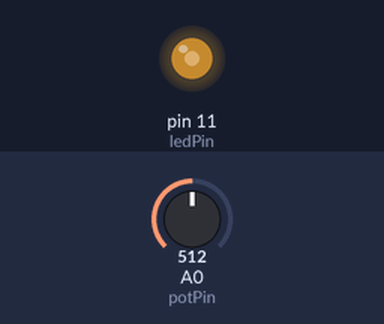
The sketch below on a simulated Arduino Uno, built with avr-gcc and run on an emulated ATmega328P. Parts: output pins drawn as LEDs (lit = HIGH). Inputs (shaded band) come from the test bench; at power-on: A0 (potPin) = 512.

Above: at 1.2 s.
1.3 s: A0 (potPin) set to 716
At 2.4 s:
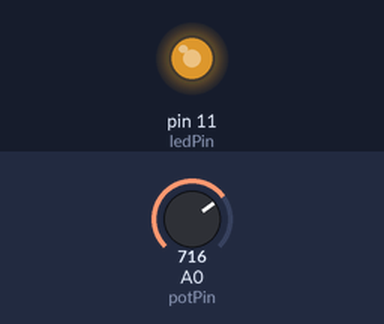
2.9 s: A0 (potPin) set to 900
At 3.6 s:
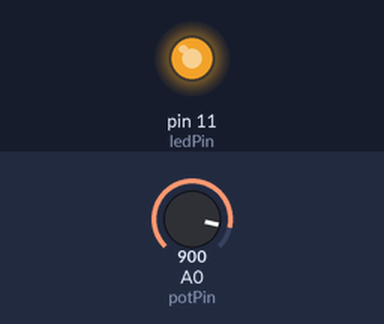
4.5 s: A0 (potPin) set to 122
At 4.9 s:
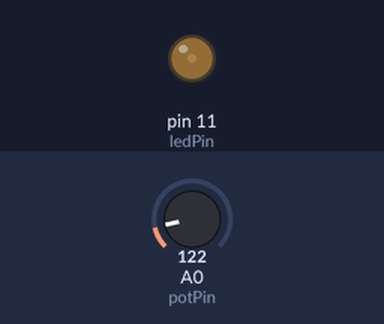
6.1 s: A0 (potPin) set to 0
At 7.3 s:
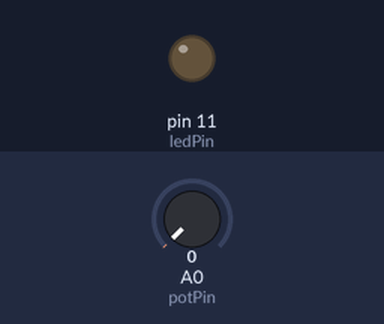
Timing chart, 0 to 8.7 s (numbered marks = the images above; inputs shaded):
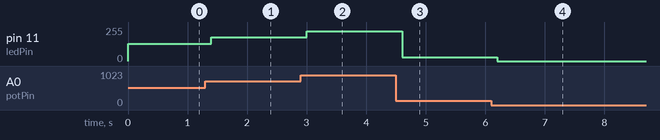

The sketch:

pot_controlled_led.ino
```cpp
int potPin = A0;
int ledPin = 11;

void setup(){
  Serial.begin(9600);
  pinMode(ledPin, OUTPUT);
}


void loop(){
  int potValue = analogRead(potPin);
  analogWrite(ledPin, potValue/4);
  delay(200);
}
```

Measured:
- after the input at 1.3 s, pin 11 (ledPin): 128/255 → 179/255 after 0.10 s
- after the input at 2.9 s, pin 11 (ledPin): 179/255 → 225/255 after 0.10 s
- after the input at 4.5 s, pin 11 (ledPin): 225/255 → 30/255 after 0.10 s
- after the input at 6.1 s, pin 11 (ledPin): 30/255 → 0/255 after 0.10 s
